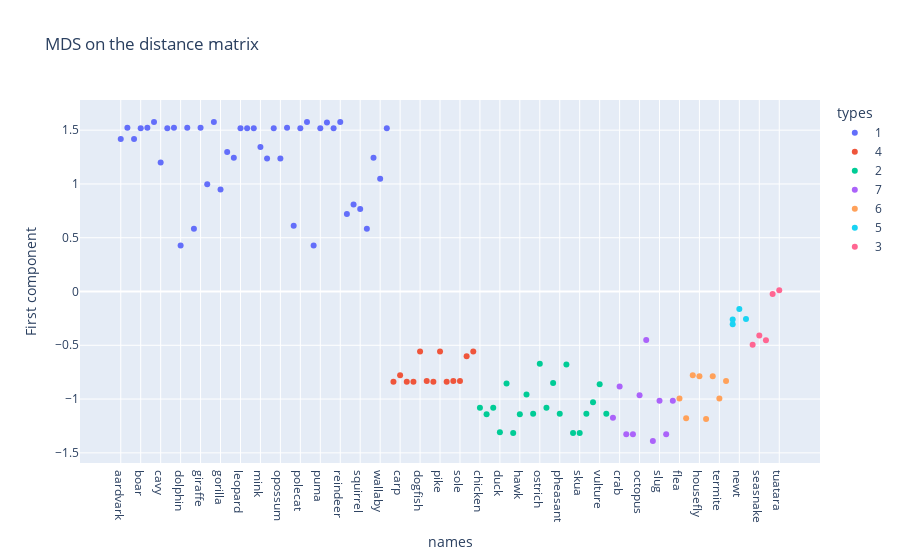

Notebook source saved alongside this figure:
### Code cell
d = {"names":df["name"], "types":df["type"], "First component":Y.ravel()}
dff = pd.DataFrame(d)
fig = ex.scatter(dff, x="names", y="First component", color="types", title="MDS on the distance matrix")
fig.show()

### Figure 1 — Plotly figure (JSON) as saved in the notebook; plotly's stock layout.template omitted (floating-point values rounded to 4 significant figures)
{"data": [{"hovertemplate": "types=1<br>names=%{x}<br>First component=%{y}<extra></extra>", "legendgroup": "1", "marker": {"color": "#636efa", "symbol": "circle"}, "mode": "markers", "name": "1", "orientation": "v", "showlegend": true, "type": "scatter", "x": ["aardvark", "antelope", "bear", "boar", "buffalo", "calf", "cavy", "cheetah", "deer", "dolphin", "elephant", "fruitbat", "giraffe", "girl", "goat", "gorilla", "hamster", "hare", "leopard", "lion", "lynx", "mink", "mole", "mongoose", "opossum", "oryx", "platypus", "polecat", "pony", "porpoise", "puma", "pussycat", "raccoon", "reindeer", "seal", "sealion", "squirrel", "vampire", "vole", "wallaby", "wolf"], "xaxis": "x", "y": [1.418, 1.523, 1.418, 1.517, 1.523, 1.577, 1.198, 1.517, 1.523, 0.4285, 1.523, 0.5842, 1.523, 0.9961, 1.577, 0.9486, 1.297, 1.243, 1.517, 1.517, 1.517, 1.343, 1.237, 1.517, 1.237, 1.523, 0.612, 1.517, 1.577, 0.4285, 1.517, 1.57, 1.517, 1.577, 0.7202, 0.8079, 0.7681, 0.5842, 1.243, 1.048, 1.517], "yaxis": "y"}, {"hovertemplate": "types=4<br>names=%{x}<br>First component=%{y}<extra></extra>", "legendgroup": "4", "marker": {"color": "#EF553B", "symbol": "circle"}, "mode": "markers", "name": "4", "orientation": "v", "showlegend": true, "type": "scatter", "x": ["bass", "carp", "catfish", "chub", "dogfish", "haddock", "herring", "pike", "piranha", "seahorse", "sole", "stingray", "tuna"], "xaxis": "x", "y": [-0.8383, -0.7782, -0.8383, -0.8383, -0.5587, -0.832, -0.8383, -0.5587, -0.8383, -0.832, -0.832, -0.6018, -0.5587], "yaxis": "y"}, {"hovertemplate": "types=2<br>names=%{x}<br>First component=%{y}<extra></extra>", "legendgroup": "2", "marker": {"color": "#00cc96", "symbol": "circle"}, "mode": "markers", "name": "2", "orientation": "v", "showlegend": true, "type": "scatter", "x": ["chicken", "crow", "dove", "duck", "flamingo", "gull", "hawk", "kiwi", "lark", "ostrich", "parakeet", "penguin", "pheasant", "rhea", "skimmer", "skua", "sparrow", "swan", "vulture", "wren"], "xaxis": "x", "y": [-1.082, -1.142, -1.082, -1.309, -0.856, -1.315, -1.142, -0.9579, -1.136, -0.6721, -1.082, -0.8516, -1.136, -0.6784, -1.315, -1.315, -1.136, -1.029, -0.8623, -1.136], "yaxis": "y"}, {"hovertemplate": "types=7<br>names=%{x}<br>First component=%{y}<extra></extra>", "legendgroup": "7", "marker": {"color": "#ab63fa", "symbol": "circle"}, "mode": "markers", "name": "7", "orientation": "v", "showlegend": true, "type": "scatter", "x": ["clam", "crab", "crayfish", "lobster", "octopus", "scorpion", "seawasp", "slug", "starfish", "worm"], "xaxis": "x", "y": [-1.174, -0.8835, -1.326, -1.326, -0.964, -0.451, -1.391, -1.016, -1.326, -1.016], "yaxis": "y"}, {"hovertemplate": "types=6<br>names=%{x}<br>First component=%{y}<extra></extra>", "legendgroup": "6", "marker": {"color": "#FFA15A", "symbol": "circle"}, "mode": "markers", "name": "6", "orientation": "v", "showlegend": true, "type": "scatter", "x": ["flea", "gnat", "honeybee", "housefly", "ladybird", "moth", "termite", "wasp"], "xaxis": "x", "y": [-0.995, -1.179, -0.7775, -0.7882, -1.185, -0.7882, -0.995, -0.8313], "yaxis": "y"}, {"hovertemplate": "types=5<br>names=%{x}<br>First component=%{y}<extra></extra>", "legendgroup": "5", "marker": {"color": "#19d3f3", "symbol": "circle"}, "mode": "markers", "name": "5", "orientation": "v", "showlegend": true, "type": "scatter", "x": ["frog", "frog", "newt", "toad"], "xaxis": "x", "y": [-0.261, -0.3041, -0.162, -0.2547], "yaxis": "y"}, {"hovertemplate": "types=3<br>names=%{x}<br>First component=%{y}<extra></extra>", "legendgroup": "3", "marker": {"color": "#FF6692", "symbol": "circle"}, "mode": "markers", "name": "3", "orientation": "v", "showlegend": true, "type": "scatter", "x": ["pitviper", "seasnake", "slowworm", "tortoise", "tuatara"], "xaxis": "x", "y": [-0.4961, -0.4094, -0.453, -0.02291, 0.01112], "yaxis": "y"}], "layout": {"legend": {"title": {"text": "types"}, "tracegroupgap": 0}, "title": {"text": "MDS on the distance matrix"}, "xaxis": {"anchor": "y", "domain": [0, 1], "title": {"text": "names"}}, "yaxis": {"anchor": "x", "domain": [0, 1], "title": {"text": "First component"}}}}
